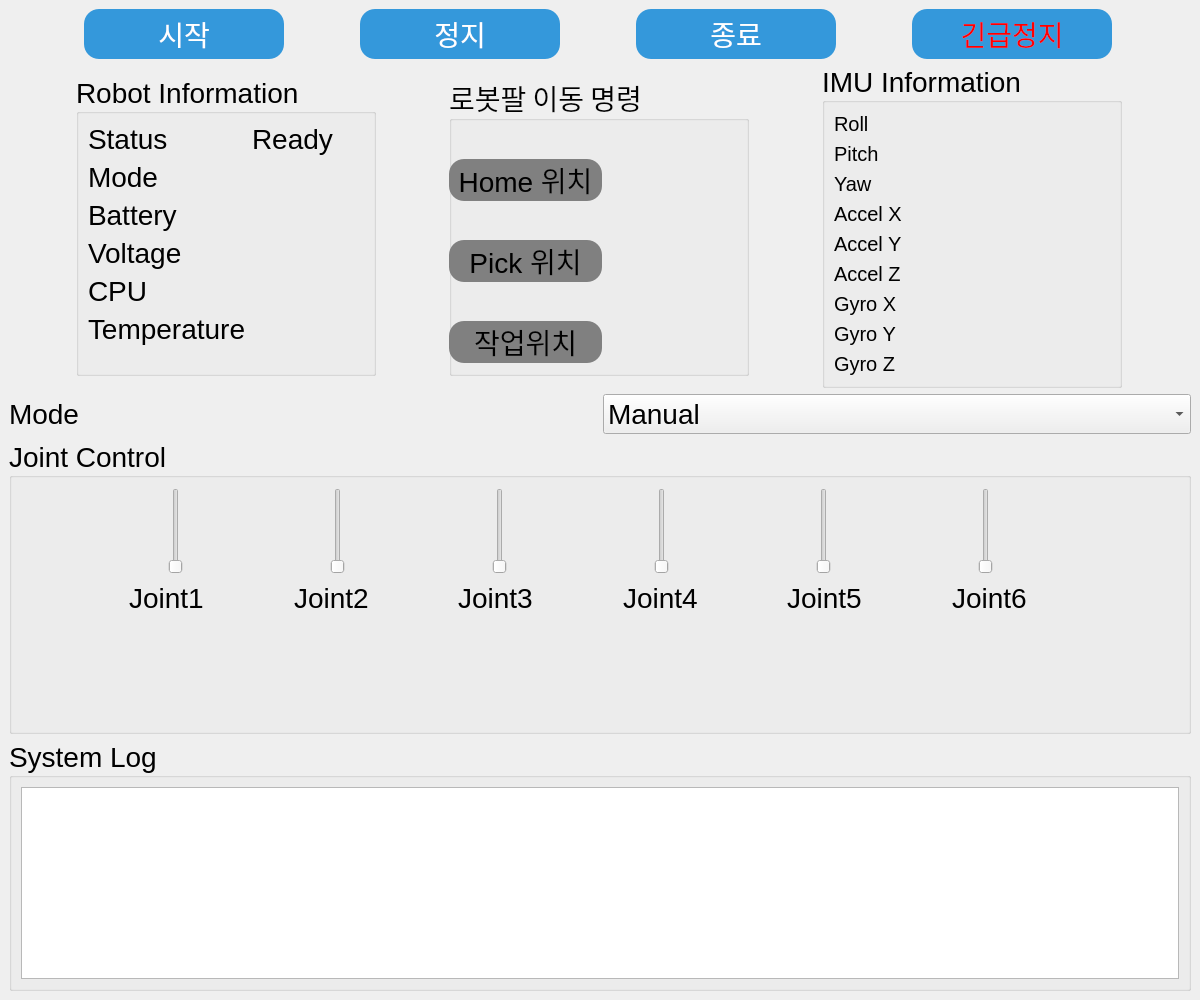
<?xml version="1.0" encoding="UTF-8"?>
<ui version="4.0">
 <class>MainWindow</class>
 <widget class="QMainWindow" name="MainWindow">
  <property name="geometry">
   <rect>
    <x>0</x>
    <y>0</y>
    <width>1200</width>
    <height>1000</height>
   </rect>
  </property>
  <property name="windowTitle">
   <string>ROS2 Robot Control Panel</string>
  </property>
  <widget class="QWidget" name="centralwidget">
   <layout class="QVBoxLayout" name="verticalLayout">
    <item>
     <layout class="QHBoxLayout">
      <property name="sizeConstraint">
       <enum>QLayout::SetMinimumSize</enum>
      </property>
      <property name="leftMargin">
       <number>5</number>
      </property>
      <property name="topMargin">
       <number>0</number>
      </property>
      <property name="rightMargin">
       <number>5</number>
      </property>
      <item>
       <widget class="QPushButton" name="btn_start">
        <property name="sizePolicy">
         <sizepolicy hsizetype="Fixed" vsizetype="Fixed">
          <horstretch>0</horstretch>
          <verstretch>0</verstretch>
         </sizepolicy>
        </property>
        <property name="minimumSize">
         <size>
          <width>200</width>
          <height>50</height>
         </size>
        </property>
        <property name="font">
         <font>
          <pointsize>21</pointsize>
         </font>
        </property>
        <property name="styleSheet">
         <string notr="true">QPushButton {
    background-color: #3498db;
    color:white;
    border-radius:15px;
}</string>
        </property>
        <property name="text">
         <string>시작</string>
        </property>
       </widget>
      </item>
      <item>
       <widget class="QPushButton" name="btn_stop">
        <property name="sizePolicy">
         <sizepolicy hsizetype="Fixed" vsizetype="Fixed">
          <horstretch>0</horstretch>
          <verstretch>0</verstretch>
         </sizepolicy>
        </property>
        <property name="minimumSize">
         <size>
          <width>200</width>
          <height>50</height>
         </size>
        </property>
        <property name="font">
         <font>
          <pointsize>21</pointsize>
         </font>
        </property>
        <property name="styleSheet">
         <string notr="true">QPushButton {
    background-color: #3498db;
    color:white;
    border-radius:15px;
}</string>
        </property>
        <property name="text">
         <string>정지</string>
        </property>
       </widget>
      </item>
      <item>
       <widget class="QPushButton" name="btn_shutdown">
        <property name="sizePolicy">
         <sizepolicy hsizetype="Fixed" vsizetype="Fixed">
          <horstretch>0</horstretch>
          <verstretch>0</verstretch>
         </sizepolicy>
        </property>
        <property name="minimumSize">
         <size>
          <width>200</width>
          <height>50</height>
         </size>
        </property>
        <property name="font">
         <font>
          <pointsize>21</pointsize>
         </font>
        </property>
        <property name="styleSheet">
         <string notr="true">QPushButton {
    background-color: #3498db;
    color:white;
    border-radius:15px;
}</string>
        </property>
        <property name="text">
         <string>종료</string>
        </property>
       </widget>
      </item>
      <item>
       <widget class="QPushButton" name="btn_estop">
        <property name="sizePolicy">
         <sizepolicy hsizetype="Fixed" vsizetype="Fixed">
          <horstretch>0</horstretch>
          <verstretch>0</verstretch>
         </sizepolicy>
        </property>
        <property name="minimumSize">
         <size>
          <width>200</width>
          <height>50</height>
         </size>
        </property>
        <property name="font">
         <font>
          <pointsize>21</pointsize>
         </font>
        </property>
        <property name="styleSheet">
         <string notr="true">QPushButton {
    background-color: #3498db;
    color:red;
    border-radius:15px;
}</string>
        </property>
        <property name="text">
         <string>긴급정지</string>
        </property>
       </widget>
      </item>
     </layout>
    </item>
    <item>
     <layout class="QHBoxLayout">
      <property name="sizeConstraint">
       <enum>QLayout::SetNoConstraint</enum>
      </property>
      <item>
       <widget class="QGroupBox" name="group_robot">
        <property name="sizePolicy">
         <sizepolicy hsizetype="Fixed" vsizetype="Fixed">
          <horstretch>0</horstretch>
          <verstretch>0</verstretch>
         </sizepolicy>
        </property>
        <property name="minimumSize">
         <size>
          <width>300</width>
          <height>300</height>
         </size>
        </property>
        <property name="sizeIncrement">
         <size>
          <width>0</width>
          <height>50</height>
         </size>
        </property>
        <property name="font">
         <font>
          <pointsize>21</pointsize>
         </font>
        </property>
        <property name="title">
         <string>Robot Information</string>
        </property>
        <property name="alignment">
         <set>Qt::AlignLeading|Qt::AlignLeft|Qt::AlignTop</set>
        </property>
        <layout class="QFormLayout">
         <item row="0" column="0">
          <widget class="QLabel" name="label">
           <property name="font">
            <font>
             <pointsize>21</pointsize>
            </font>
           </property>
           <property name="text">
            <string>Status</string>
           </property>
          </widget>
         </item>
         <item row="0" column="1">
          <widget class="QLabel" name="lbl_status">
           <property name="font">
            <font>
             <pointsize>21</pointsize>
            </font>
           </property>
           <property name="text">
            <string>Ready</string>
           </property>
          </widget>
         </item>
         <item row="1" column="0">
          <widget class="QLabel" name="label">
           <property name="font">
            <font>
             <pointsize>21</pointsize>
            </font>
           </property>
           <property name="text">
            <string>Mode</string>
           </property>
          </widget>
         </item>
         <item row="1" column="1">
          <widget class="QLabel" name="lbl_mode"/>
         </item>
         <item row="2" column="0">
          <widget class="QLabel" name="label">
           <property name="font">
            <font>
             <pointsize>21</pointsize>
            </font>
           </property>
           <property name="text">
            <string>Battery</string>
           </property>
          </widget>
         </item>
         <item row="2" column="1">
          <widget class="QLabel" name="lbl_battery"/>
         </item>
         <item row="3" column="0">
          <widget class="QLabel" name="label">
           <property name="font">
            <font>
             <pointsize>21</pointsize>
            </font>
           </property>
           <property name="text">
            <string>Voltage</string>
           </property>
          </widget>
         </item>
         <item row="3" column="1">
          <widget class="QLabel" name="lbl_voltage"/>
         </item>
         <item row="4" column="0">
          <widget class="QLabel" name="label">
           <property name="font">
            <font>
             <pointsize>21</pointsize>
            </font>
           </property>
           <property name="text">
            <string>CPU</string>
           </property>
          </widget>
         </item>
         <item row="4" column="1">
          <widget class="QLabel" name="lbl_cpu"/>
         </item>
         <item row="5" column="0">
          <widget class="QLabel" name="label">
           <property name="font">
            <font>
             <pointsize>21</pointsize>
            </font>
           </property>
           <property name="text">
            <string>Temperature</string>
           </property>
          </widget>
         </item>
         <item row="5" column="1">
          <widget class="QLabel" name="lbl_temp"/>
         </item>
        </layout>
       </widget>
      </item>
      <item>
       <widget class="QGroupBox" name="groupBox">
        <property name="sizePolicy">
         <sizepolicy hsizetype="Fixed" vsizetype="Fixed">
          <horstretch>0</horstretch>
          <verstretch>0</verstretch>
         </sizepolicy>
        </property>
        <property name="minimumSize">
         <size>
          <width>300</width>
          <height>300</height>
         </size>
        </property>
        <property name="sizeIncrement">
         <size>
          <width>0</width>
          <height>50</height>
         </size>
        </property>
        <property name="font">
         <font>
          <family>Ubuntu Condensed</family>
          <pointsize>21</pointsize>
         </font>
        </property>
        <property name="styleSheet">
         <string notr="true">QPushButton {
    background-color: #3498db;
    color:white;
    border-radius:15px;
}</string>
        </property>
        <property name="title">
         <string>로봇팔 이동 명령</string>
        </property>
        <property name="alignment">
         <set>Qt::AlignLeading|Qt::AlignLeft|Qt::AlignTop</set>
        </property>
        <widget class="QWidget" name="layoutWidget">
         <property name="geometry">
          <rect>
           <x>0</x>
           <y>50</y>
           <width>153</width>
           <height>271</height>
          </rect>
         </property>
         <layout class="QVBoxLayout" name="verticalLayout_2">
          <item>
           <widget class="QPushButton" name="pushButton">
            <property name="font">
             <font>
              <pointsize>21</pointsize>
             </font>
            </property>
            <property name="styleSheet">
             <string notr="true">QPushButton {
    background-color: gray;
    color:black;
    border-radius:15px;
}</string>
            </property>
            <property name="text">
             <string>Home 위치</string>
            </property>
           </widget>
          </item>
          <item>
           <widget class="QPushButton" name="pushButton_2">
            <property name="font">
             <font>
              <pointsize>21</pointsize>
             </font>
            </property>
            <property name="styleSheet">
             <string notr="true">QPushButton {
    background-color: gray;
    color:black;
    border-radius:15px;
}</string>
            </property>
            <property name="text">
             <string>Pick 위치</string>
            </property>
           </widget>
          </item>
          <item>
           <widget class="QPushButton" name="pushButton_3">
            <property name="font">
             <font>
              <pointsize>21</pointsize>
             </font>
            </property>
            <property name="styleSheet">
             <string notr="true">QPushButton {
    background-color: gray;
    color:black;
    border-radius:15px;
}</string>
            </property>
            <property name="text">
             <string>작업위치</string>
            </property>
           </widget>
          </item>
         </layout>
        </widget>
       </widget>
      </item>
      <item>
       <widget class="QGroupBox" name="group_imu">
        <property name="sizePolicy">
         <sizepolicy hsizetype="Fixed" vsizetype="Fixed">
          <horstretch>0</horstretch>
          <verstretch>0</verstretch>
         </sizepolicy>
        </property>
        <property name="minimumSize">
         <size>
          <width>300</width>
          <height>300</height>
         </size>
        </property>
        <property name="sizeIncrement">
         <size>
          <width>0</width>
          <height>50</height>
         </size>
        </property>
        <property name="font">
         <font>
          <pointsize>21</pointsize>
         </font>
        </property>
        <property name="title">
         <string>IMU Information</string>
        </property>
        <property name="alignment">
         <set>Qt::AlignLeading|Qt::AlignLeft|Qt::AlignTop</set>
        </property>
        <layout class="QFormLayout">
         <item row="0" column="0">
          <widget class="QLabel" name="label">
           <property name="font">
            <font>
             <pointsize>15</pointsize>
            </font>
           </property>
           <property name="text">
            <string>Roll</string>
           </property>
          </widget>
         </item>
         <item row="0" column="1">
          <widget class="QLabel" name="lbl_roll">
           <property name="sizePolicy">
            <sizepolicy hsizetype="Preferred" vsizetype="Preferred">
             <horstretch>0</horstretch>
             <verstretch>0</verstretch>
            </sizepolicy>
           </property>
           <property name="font">
            <font>
             <pointsize>15</pointsize>
            </font>
           </property>
          </widget>
         </item>
         <item row="1" column="0">
          <widget class="QLabel" name="label">
           <property name="font">
            <font>
             <pointsize>15</pointsize>
            </font>
           </property>
           <property name="text">
            <string>Pitch</string>
           </property>
          </widget>
         </item>
         <item row="1" column="1">
          <widget class="QLabel" name="lbl_pitch">
           <property name="font">
            <font>
             <pointsize>15</pointsize>
            </font>
           </property>
          </widget>
         </item>
         <item row="2" column="0">
          <widget class="QLabel" name="label">
           <property name="font">
            <font>
             <pointsize>15</pointsize>
            </font>
           </property>
           <property name="text">
            <string>Yaw</string>
           </property>
          </widget>
         </item>
         <item row="2" column="1">
          <widget class="QLabel" name="lbl_yaw">
           <property name="font">
            <font>
             <pointsize>15</pointsize>
            </font>
           </property>
          </widget>
         </item>
         <item row="3" column="0">
          <widget class="QLabel" name="label">
           <property name="font">
            <font>
             <pointsize>15</pointsize>
            </font>
           </property>
           <property name="text">
            <string>Accel X</string>
           </property>
          </widget>
         </item>
         <item row="3" column="1">
          <widget class="QLabel" name="lbl_ax">
           <property name="font">
            <font>
             <pointsize>15</pointsize>
            </font>
           </property>
          </widget>
         </item>
         <item row="4" column="0">
          <widget class="QLabel" name="label">
           <property name="font">
            <font>
             <pointsize>15</pointsize>
            </font>
           </property>
           <property name="text">
            <string>Accel Y</string>
           </property>
          </widget>
         </item>
         <item row="4" column="1">
          <widget class="QLabel" name="lbl_ay">
           <property name="font">
            <font>
             <pointsize>15</pointsize>
            </font>
           </property>
          </widget>
         </item>
         <item row="5" column="0">
          <widget class="QLabel" name="label">
           <property name="font">
            <font>
             <pointsize>15</pointsize>
            </font>
           </property>
           <property name="text">
            <string>Accel Z</string>
           </property>
          </widget>
         </item>
         <item row="6" column="0">
          <widget class="QLabel" name="label">
           <property name="font">
            <font>
             <pointsize>15</pointsize>
            </font>
           </property>
           <property name="text">
            <string>Gyro X</string>
           </property>
          </widget>
         </item>
         <item row="6" column="1">
          <widget class="QLabel" name="lbl_gx">
           <property name="font">
            <font>
             <pointsize>15</pointsize>
            </font>
           </property>
          </widget>
         </item>
         <item row="7" column="0">
          <widget class="QLabel" name="label">
           <property name="font">
            <font>
             <pointsize>15</pointsize>
            </font>
           </property>
           <property name="text">
            <string>Gyro Y</string>
           </property>
          </widget>
         </item>
         <item row="7" column="1">
          <widget class="QLabel" name="lbl_gy">
           <property name="font">
            <font>
             <pointsize>15</pointsize>
            </font>
           </property>
          </widget>
         </item>
         <item row="8" column="0">
          <widget class="QLabel" name="label">
           <property name="font">
            <font>
             <pointsize>15</pointsize>
            </font>
           </property>
           <property name="text">
            <string>Gyro Z</string>
           </property>
          </widget>
         </item>
         <item row="8" column="1">
          <widget class="QLabel" name="lbl_gz">
           <property name="font">
            <font>
             <pointsize>15</pointsize>
            </font>
           </property>
          </widget>
         </item>
         <item row="5" column="1">
          <widget class="QLabel" name="lbl_az">
           <property name="font">
            <font>
             <pointsize>15</pointsize>
            </font>
           </property>
          </widget>
         </item>
        </layout>
       </widget>
      </item>
     </layout>
    </item>
    <item>
     <layout class="QHBoxLayout">
      <item>
       <widget class="QLabel" name="label">
        <property name="sizePolicy">
         <sizepolicy hsizetype="Preferred" vsizetype="Fixed">
          <horstretch>0</horstretch>
          <verstretch>0</verstretch>
         </sizepolicy>
        </property>
        <property name="font">
         <font>
          <pointsize>21</pointsize>
         </font>
        </property>
        <property name="text">
         <string>Mode</string>
        </property>
       </widget>
      </item>
      <item>
       <widget class="QComboBox" name="combo_mode">
        <property name="font">
         <font>
          <pointsize>21</pointsize>
         </font>
        </property>
        <item>
         <property name="text">
          <string>Manual</string>
         </property>
        </item>
        <item>
         <property name="text">
          <string>Auto</string>
         </property>
        </item>
        <item>
         <property name="text">
          <string>Teaching</string>
         </property>
        </item>
        <item>
         <property name="text">
          <string>Simulation</string>
         </property>
        </item>
       </widget>
      </item>
     </layout>
    </item>
    <item>
     <widget class="QGroupBox" name="group_joint">
      <property name="sizePolicy">
       <sizepolicy hsizetype="Minimum" vsizetype="Minimum">
        <horstretch>0</horstretch>
        <verstretch>0</verstretch>
       </sizepolicy>
      </property>
      <property name="font">
       <font>
        <pointsize>21</pointsize>
       </font>
      </property>
      <property name="title">
       <string>Joint Control</string>
      </property>
      <widget class="QWidget" name="layoutWidget">
       <property name="geometry">
        <rect>
         <x>18</x>
         <y>48</y>
         <width>1111</width>
         <height>86</height>
        </rect>
       </property>
       <layout class="QHBoxLayout" name="horizontalLayout">
        <item>
         <widget class="QSlider" name="slider_j2">
          <property name="sizePolicy">
           <sizepolicy hsizetype="Fixed" vsizetype="Expanding">
            <horstretch>0</horstretch>
            <verstretch>0</verstretch>
           </sizepolicy>
          </property>
          <property name="sizeIncrement">
           <size>
            <width>0</width>
            <height>0</height>
           </size>
          </property>
         </widget>
        </item>
        <item>
         <widget class="QSlider" name="slider_j1">
          <property name="sizePolicy">
           <sizepolicy hsizetype="Fixed" vsizetype="Expanding">
            <horstretch>0</horstretch>
            <verstretch>0</verstretch>
           </sizepolicy>
          </property>
          <property name="sizeIncrement">
           <size>
            <width>0</width>
            <height>0</height>
           </size>
          </property>
         </widget>
        </item>
        <item>
         <widget class="QSlider" name="slider_j5">
          <property name="sizePolicy">
           <sizepolicy hsizetype="Fixed" vsizetype="Expanding">
            <horstretch>0</horstretch>
            <verstretch>0</verstretch>
           </sizepolicy>
          </property>
          <property name="sizeIncrement">
           <size>
            <width>0</width>
            <height>0</height>
           </size>
          </property>
         </widget>
        </item>
        <item>
         <widget class="QSlider" name="slider_j6">
          <property name="sizePolicy">
           <sizepolicy hsizetype="Fixed" vsizetype="Expanding">
            <horstretch>0</horstretch>
            <verstretch>0</verstretch>
           </sizepolicy>
          </property>
          <property name="sizeIncrement">
           <size>
            <width>0</width>
            <height>0</height>
           </size>
          </property>
         </widget>
        </item>
        <item>
         <widget class="QSlider" name="slider_j3">
          <property name="sizePolicy">
           <sizepolicy hsizetype="Fixed" vsizetype="Expanding">
            <horstretch>0</horstretch>
            <verstretch>0</verstretch>
           </sizepolicy>
          </property>
          <property name="sizeIncrement">
           <size>
            <width>0</width>
            <height>0</height>
           </size>
          </property>
         </widget>
        </item>
        <item>
         <widget class="QSlider" name="slider_j4">
          <property name="sizePolicy">
           <sizepolicy hsizetype="Fixed" vsizetype="Expanding">
            <horstretch>0</horstretch>
            <verstretch>0</verstretch>
           </sizepolicy>
          </property>
          <property name="sizeIncrement">
           <size>
            <width>0</width>
            <height>0</height>
           </size>
          </property>
         </widget>
        </item>
       </layout>
      </widget>
      <widget class="QWidget" name="layoutWidget">
       <property name="geometry">
        <rect>
         <x>120</x>
         <y>140</y>
         <width>981</width>
         <height>35</height>
        </rect>
       </property>
       <layout class="QHBoxLayout" name="horizontalLayout_2">
        <item>
         <widget class="QLabel" name="label_2">
          <property name="text">
           <string>Joint1</string>
          </property>
         </widget>
        </item>
        <item>
         <widget class="QLabel" name="label_3">
          <property name="text">
           <string>Joint2</string>
          </property>
         </widget>
        </item>
        <item>
         <widget class="QLabel" name="label_4">
          <property name="text">
           <string>Joint3</string>
          </property>
         </widget>
        </item>
        <item>
         <widget class="QLabel" name="label_5">
          <property name="text">
           <string>Joint4</string>
          </property>
         </widget>
        </item>
        <item>
         <widget class="QLabel" name="label_6">
          <property name="text">
           <string>Joint5</string>
          </property>
         </widget>
        </item>
        <item>
         <widget class="QLabel" name="label_7">
          <property name="text">
           <string>Joint6</string>
          </property>
         </widget>
        </item>
       </layout>
      </widget>
     </widget>
    </item>
    <item>
     <widget class="QGroupBox" name="group_log">
      <property name="sizePolicy">
       <sizepolicy hsizetype="Preferred" vsizetype="Fixed">
        <horstretch>0</horstretch>
        <verstretch>0</verstretch>
       </sizepolicy>
      </property>
      <property name="font">
       <font>
        <pointsize>21</pointsize>
       </font>
      </property>
      <property name="title">
       <string>System Log</string>
      </property>
      <layout class="QVBoxLayout">
       <item>
        <widget class="QTextEdit" name="text_log">
         <property name="readOnly">
          <bool>true</bool>
         </property>
        </widget>
       </item>
      </layout>
     </widget>
    </item>
   </layout>
  </widget>
 </widget>
 <resources/>
 <connections/>
</ui>
